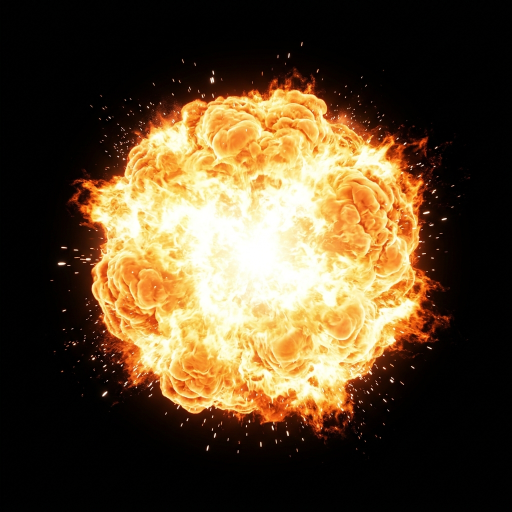
#> input picture art_src/gemini/fireball.jpg, 1024 x 1024 px, found by its file name (shown at 1/2 size); its folder holds 4 pictures in this run
$ python vfx_build.py
#> lines starting #> are read from the running program, lines starting #| are printed output that depends on the picture; after the words box and inside, x2 and y2 are one past the last pixel; in counts of white or black regions, pixels touching at a corner belong together
"""Build game-ready VFX textures from the Gemini source images in art_src/gemini/.

Sources (made with gemini-3.1-flash-image, prompts in ASSET_BACKLOG.md): fireball, smoke,
sparks, laser, muzzle, engine, warp. All are on pure black; the game draws them additively.

Run from the repo root:  python3 tools/vfx_build.py
Writes each texture to public/fx/ and fx/ (the PC servers serve the repo root). Requires Pillow.

Animated sheets are built here rather than generated, so every frame lines up exactly:
frame 0 is top-left, frames run left to right then top to bottom, and the last frames are black.
"""
import math
import os
from PIL import Image, ImageChops, ImageDraw, ImageEnhance, ImageFilter

SRC = os.path.join('art_src', 'gemini')
OUTS = [os.path.join('public', 'fx'), 'fx']


def load(name):
#> called with name = 'fireball'
    return Image.open(os.path.join(SRC, name + '.jpg')).convert('RGB')
#> returned value is the input picture: PIL image 1024x1024 RGB; mean R, G, B 89.6, 70.4, 43.8


def crush(img, black=20):
    """Push near-black (JPEG noise) to pure black so additive blending shows no haze."""
#> called with black = 20
    return img.point(lambda v: 0 if v <= black else round((v - black) * 255 / (255 - black)))


def vignette(img, frac=0.10):
    """Fade the outer edge to black so nothing is cut off at a frame border."""
#> called with frac = 0.08
    w, h = img.size
#> w = 1024; h = 1024
    m = Image.new('L', (w, h), 0)
#> m: PIL image 1024x1024 L; every value is 0
    pad = max(2, int(min(w, h) * frac))
#> pad = 81
    ImageDraw.Draw(m).ellipse([pad // 2, pad // 2, w - 1 - pad // 2, h - 1 - pad // 2], fill=255)
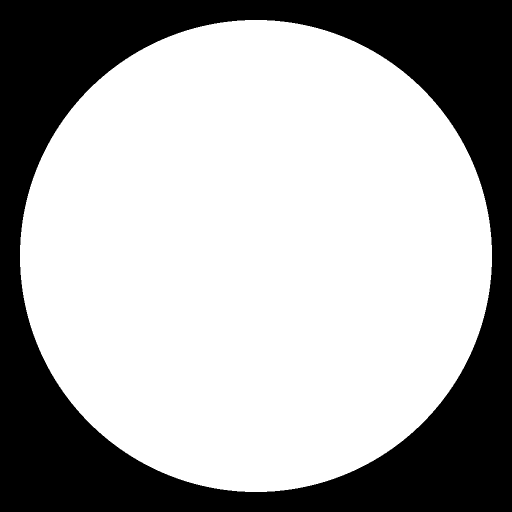
#> m: PIL image 1024x1024 L (shown at 1/2 size); 66.7% white; 1 black region, box (x1, y1, x2, y2) and area: (0, 0, 1024, 1024) 348832
    m = m.filter(ImageFilter.GaussianBlur(pad))
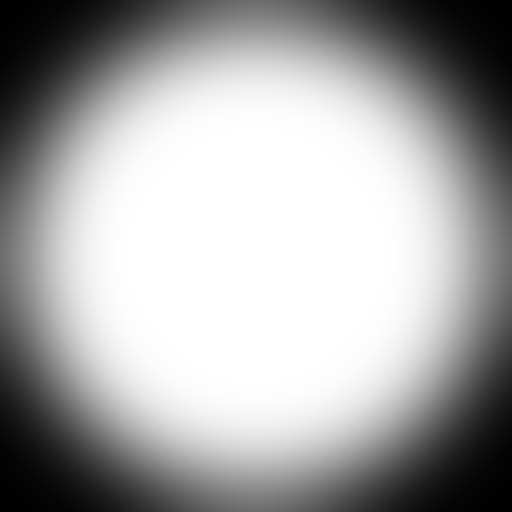
#> m: PIL image 1024x1024 L (shown at 1/2 size); min 0, max 255, mean 166.5
    return ImageChops.multiply(img, Image.merge('RGB', (m, m, m)))
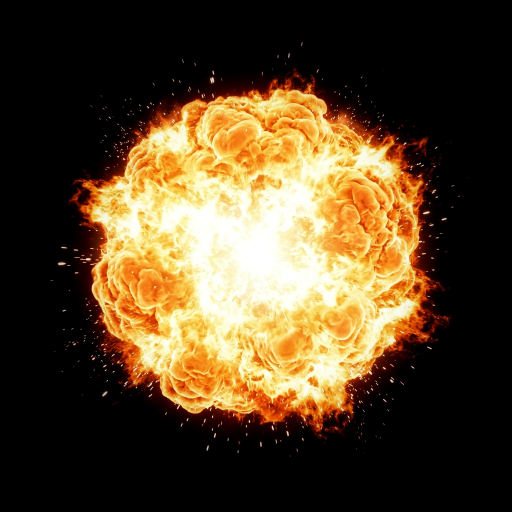
#> returned value: PIL image 1024x1024 RGB (shown at 1/2 size); mean R, G, B 85.4, 66.5, 39.3


def gray(img):
    """Luminance only: the game tints these textures per use (cyan player, red enemy, orange boom)."""
    return img.convert('L').convert('RGB')


# [10 lines left out: function save, not called in this run]


def ease_out(x):
    return 1 - (1 - min(1.0, max(0.0, x))) ** 3


# [28 lines left out: functions place, cool, sheet, not called in this run]


def build_explosion():
    """8x8 at 256 px. The game plays frames 0-55 over the billboard's life."""
    fire = vignette(crush(load('fireball')), 0.08)
    smoke = vignette(crush(load('smoke'), 12), 0.08)
    cell, n_used = 256, 56
    frames = []
    for i in range(64):
        t = i / (n_used - 1) if i < n_used else 1.0
        f = Image.new('RGB', (cell, cell), 0)
        if i < n_used:
            # fireball: fast swell, holds, then cools and fades by ~75%
            fs = 0.30 + 0.62 * ease_out(t / 0.30) + 0.10 * t
            fa = 1.0 if t < 0.28 else max(0.0, 1 - (t - 0.28) / 0.47)
            place(f, cool(fire, min(1, t / 0.7)), fs, fa, angle=t * 25)
            # smoke: rises in as the fire cools, drifts outward, gone by the end
            sa = 0.0 if t < 0.25 else (min(1, (t - 0.25) / 0.25) * max(0.0, 1 - (t - 0.55) / 0.45) if t > 0.55 else min(1, (t - 0.25) / 0.25))
            place(f, smoke, 0.80 + 0.30 * t, 0.85 * sa, angle=-t * 15)
        frames.append(f)
    save(sheet(frames, 8, 8, cell), 'vfx_explosion_8x8.jpg', quality=88)


# [31 lines left out: functions build_burst, build_laser, build_single, not called in this run]


def main():
    build_explosion()                                            # replaces the catalog-cut atlas
    build_laser()                                                # replaces catalog-cut bolt
    build_single('muzzle', 'vfx_flare.png', 256)                 # generic flare / tip / core flash
    build_single('sparks', 'vfx_spark.png', 256)                 # arcs and shield-break bursts
    build_burst('sparks', 'vfx_explosion_small_4x4.png', 4, 128)  # for bullet hits (not wired yet)
    build_burst('muzzle', 'vfx_muzzle_4x4.png', 4, 128, (0.5, 1.0))  # not wired yet
    build_single('engine', 'vfx_engine_glow.png', 256, grayscale=False)  # not wired yet
    build_single('warp', 'vfx_warp_streaks.png', 1024, frac=0.0)  # not wired yet


if __name__ == '__main__':
#> (the run stopped early here; a loop or call above may not have finished)
